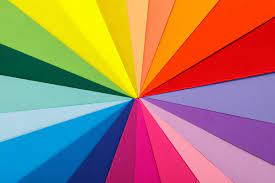
#> input picture colors.jfif, 275 x 183 px
$ jupyter execute 'COLOR RECOGNITION ON IMAGE.ipynb'
#> lines starting #> are read from the running program, lines starting #| are printed output that depends on the picture
COLOR RECOGNITION ON IMAGE :-

Hello guys we are going to recognise the colors in a image using python opencv and scikit

Import the modules you required
1.OPEN CV
2. MATPLOTLIB
3. NUMPY
4. OS
5. FROM SK LEARN CLUSTER IMPORT KMEANS

install the modules before Importing

[cell 1]
import cv2
import matplotlib.pyplot as plt
import numpy as np
import os
from sklearn.cluster import KMeans
from collections import Counter
from skimage.color import rgb2lab,deltaE_cie76

[cell 2]
#let us read the image
image = cv2.imread('colors.jfif')
#> image is the input picture: shape (183, 275, 3); mean B, G, R 107, 125.6, 166.3
print("the type of this input is {}".format(type(image)))
#| the type of this input is <class 'numpy.ndarray'>
#showing the image using the matplot lib library
plt.imshow(image)
#let us find the shape of image using the print function
print("shape:{}".format(image.shape))
#| shape:(183, 275, 3)

The color of the image looks different . This is because, by default, OpenCV reads image in the sequence Blue Green Red (BGR). Thus, to view the actual image we need to convert the rendering to Red Green Blue (RGB).
in open cv we have a module named cv2.COLOR_BGR2RGB Which converts the bgr image to rgb image

[cell 3]
image = cv2.cvtColor(image,cv2.COLOR_BGR2RGB)
plt.imshow(image)
#below we can see the orginal image

First, we will define a function that can give us the hex values of our the colors that we will identify.

[cell 4]
def RGB2HEX(color):
    return"#{:02x}{:02x}{:02x}".format(int(color[0]),int(color[1]),int(color[2]))

[cell 5]
def get_image(image_path):
    image = cv2.imread(image_path)
    image = cv2.cvtColor(image,cv2.COLOR_BGR2RGB)
    return image

we are going to define a function which has 3 parameters including the selection of image or selecting the path of image
and finding the number of colors which we should enter (how many colors we want to identify in the image)
and also drawing a chart showing how many colors it have and how much percent of  that color it has in that image

[cell 6]
def get_colors(image,number_of_colors,show_chart):
#> called with number_of_colors = 25, show_chart = True
    modified_image = cv2.resize(image,(600,400),interpolation = cv2.INTER_AREA)
    modified_image = modified_image.reshape(modified_image.shape[0]*modified_image.shape[1],3)
    clf = KMeans(n_clusters= number_of_colors)
    labels = clf.fit_predict(modified_image)
    counts = Counter(labels)
#> counts = 25 items
    centr_colors = clf.cluster_centers_
    ordered_colors = [centr_colors[i] for i in counts.keys()]
#> ordered_colors = 25 items, first 6: [140.8, 198.8, 79.59], [230.5, 204.4, 8.31], [246.2, 238.6, 3.42], [252.5, 191.9, 110.7], [250.2, 135.5, 78.01], [251.8, 146, 7.38]
    hex_colors = [RGB2HEX(ordered_colors[i]) for i in counts.keys()]
#> hex_colors = 25 items, first 6: '#a70a09', '#aed4e4', '#fcbf6e', '#ca90b9', '#fb9207', '#b31964'
    rgb_colors = [ordered_colors[i] for i in counts.keys()]
#> rgb_colors = 25 items, first 6: [167.2, 10.82, 9.4], [174.3, 212.1, 228.4], [252.5, 191.9, 110.7], [202.4, 144.2, 185.6], [251.8, 146, 7.38], [179.8, 25.73, 100.2]
    if (show_chart):
        plt.figure(figsize=(8,6))
        plt.pie(counts.values(),labels=hex_colors,colors=hex_colors)
    return rgb_colors

CALLING OUR DEFINED FUNCTION USING OUR PRE DEFINED PARAMETERS LIK FINDING THE PATH OF IMAGE , NO OF COLORS AND Wheather we want to show the chart using true or false
if you want to show the graph use true if not the false

[cell 7]
get_colors(get_image('colors.jfif'),25,True)
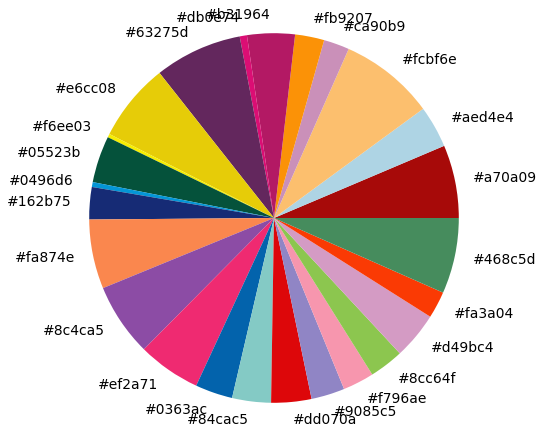
#> figure drawn by matplotlib, 1 panel
